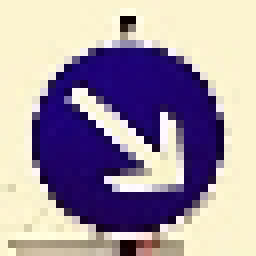
#> input picture 3.CarND-Traffic-Sign-Classifier-Project/sign_examples/1.png, 32 x 32 px (shown 8 times larger); its folder holds 4 pictures in this run
$ jupyter execute --allow-errors traffic_sign_classifier.ipynb   (shell and % lines are left out)
#> lines starting #> are read from the running program, lines starting #| are printed output that depends on the picture
# Self-Driving Car Engineer Nanodegree

## Deep Learning

## Project: Build a Traffic Sign Recognition Classifier

In this notebook, a template is provided for you to implement your functionality in stages, which is required to successfully complete this project. If additional code is required that cannot be included in the notebook, be sure that the Python code is successfully imported and included in your submission if necessary.

> **Note**: Once you have completed all of the code implementations, you need to finalize your work by exporting the iPython Notebook as an HTML document. Before exporting the notebook to html, all of the code cells need to have been run so that reviewers can see the final implementation and output. You can then export the notebook by using the menu above and navigating to  \n",
    "**File -> Download as -> HTML (.html)**. Include the finished document along with this notebook as your submission.

In addition to implementing code, there is a writeup to complete. The writeup should be completed in a separate file, which can be either a markdown file or a pdf document. There is a [write up template](https://github.com/udacity/CarND-Traffic-Sign-Classifier-Project/blob/master/writeup_template.md) that can be used to guide the writing process. Completing the code template and writeup template will cover all of the [rubric points](https://review.udacity.com/#!/rubrics/481/view) for this project.

The [rubric](https://review.udacity.com/#!/rubrics/481/view) contains "Stand Out Suggestions" for enhancing the project beyond the minimum requirements. The stand out suggestions are optional. If you decide to pursue the "stand out suggestions", you can include the code in this Ipython notebook and also discuss the results in the writeup file.

>**Note:** Code and Markdown cells can be executed using the **Shift + Enter** keyboard shortcut. In addition, Markdown cells can be edited by typically double-clicking the cell to enter edit mode.

---
## Step 0: Load The Data

[cell 1]
# Load pickled data
import pickle

# TODO: Fill this in based on where you saved the training and testing data

training_file ='./traffic_signs_data/train.p'
validation_file='./traffic_signs_data/valid.p'
testing_file ='./traffic_signs_data/test.p'

#> (the rest of this cell did not finish here and is left out)

---

## Step 1: Dataset Summary & Exploration

The pickled data is a dictionary with 4 key/value pairs:

- `'features'` is a 4D array containing raw pixel data of the traffic sign images, (num examples, width, height, channels).
- `'labels'` is a 1D array containing the label/class id of the traffic sign. The file `signnames.csv` contains id -> name mappings for each id.
- `'sizes'` is a list containing tuples, (width, height) representing the original width and height the image.
- `'coords'` is a list containing tuples, (x1, y1, x2, y2) representing coordinates of a bounding box around the sign in the image. **THESE COORDINATES ASSUME THE ORIGINAL IMAGE. THE PICKLED DATA CONTAINS RESIZED VERSIONS (32 by 32) OF THESE IMAGES**

Complete the basic data summary below. Use python, numpy and/or pandas methods to calculate the data summary rather than hard coding the results. For example, the [pandas shape method](http://pandas.pydata.org/pandas-docs/stable/generated/pandas.DataFrame.shape.html) might be useful for calculating some of the summary results.

### Provide a Basic Summary of the Data Set Using Python, Numpy and/or Pandas

#> (a cell that did not finish here is left out)

### Include an exploratory visualization of the dataset

Visualize the German Traffic Signs Dataset using the pickled file(s). This is open ended, suggestions include: plotting traffic sign images, plotting the count of each sign, etc.

The [Matplotlib](http://matplotlib.org/) [examples](http://matplotlib.org/examples/index.html) and [gallery](http://matplotlib.org/gallery.html) pages are a great resource for doing visualizations in Python.

**NOTE:** It's recommended you start with something simple first. If you wish to do more, come back to it after you've completed the rest of the sections. It can be interesting to look at the distribution of classes in the training, validation and test set. Is the distribution the same? Are there more examples of some classes than others?

[cell 3]
### Data exploration visualization code goes here.
### Feel free to use as many code cells as needed.
import matplotlib.pyplot as plt
import random
# Visualizations will be shown in the notebook.

plt.figure(figsize=(18, 18))
#> (the rest of this cell did not finish here and is left out)

----

## Step 2: Design and Test a Model Architecture

Design and implement a deep learning model that learns to recognize traffic signs. Train and test your model on the [German Traffic Sign Dataset](http://benchmark.ini.rub.de/?section=gtsrb&subsection=dataset).

The LeNet-5 implementation shown in the [classroom](https://classroom.udacity.com/nanodegrees/nd013/parts/fbf77062-5703-404e-b60c-95b78b2f3f9e/modules/6df7ae49-c61c-4bb2-a23e-6527e69209ec/lessons/601ae704-1035-4287-8b11-e2c2716217ad/concepts/d4aca031-508f-4e0b-b493-e7b706120f81) at the end of the CNN lesson is a solid starting point. You'll have to change the number of classes and possibly the preprocessing, but aside from that it's plug and play!

With the LeNet-5 solution from the lecture, you should expect a validation set accuracy of about 0.89. To meet specifications, the validation set accuracy will need to be at least 0.93. It is possible to get an even higher accuracy, but 0.93 is the minimum for a successful project submission.

There are various aspects to consider when thinking about this problem:

- Neural network architecture (is the network over or underfitting?)
- Play around preprocessing techniques (normalization, rgb to grayscale, etc)
- Number of examples per label (some have more than others).
- Generate fake data.

Here is an example of a [published baseline model on this problem](http://yann.lecun.com/exdb/publis/pdf/sermanet-ijcnn-11.pdf). It's not required to be familiar with the approach used in the paper but, it's good practice to try to read papers like these.

### Pre-process the Data Set (normalization, grayscale, etc.)

Minimally, the image data should be normalized so that the data has mean zero and equal variance. For image data, `(pixel - 128)/ 128` is a quick way to approximately normalize the data and can be used in this project.

Other pre-processing steps are optional. You can try different techniques to see if it improves performance.

Use the code cell (or multiple code cells, if necessary) to implement the first step of your project.

[cell 4]
# import basic lib
import cv2
import numpy as np
import tensorflow as tf
from sklearn.utils import shuffle

#### IMAGE AUGMENTATION

[cell 5]
from imgaug import augmenters as iaa
#> (the rest of this cell did not finish here and is left out)

#> (a cell that did not finish here is left out)

[cell 7]
# Grayscale
def convert_rgb_to_gray(X_data):
    grays = []
    for i in range(len(X_data)):
        gray = cv2.cvtColor(X_data[i], cv2.COLOR_RGB2GRAY)
        grays.append(gray)
    # gray with shape of (32, 32), need reshape to (32, 32, 1)
    X_data = np.reshape(grays, (-1, 32, 32, 1))
    return X_data

[cell 8]
# Normalize
def normalize(X_data):
    norms = []
    for i in range(len(X_data)):
        img = X_data[i]
        cv2.normalize(img, img, 0, 10, norm_type=cv2.NORM_MINMAX)
        norms.append(img)
    X_data = norms
    return X_data

#> (a cell that did not finish here is left out)

[cell 10]
### Data exploration visualization code goes here.
### Feel free to use as many code cells as needed.
import matplotlib.pyplot as plt
import random
# Visualizations will be shown in the notebook.

plt.figure(figsize=(18, 18))
#> (the rest of this cell did not finish here and is left out)

### Model Architecture

[cell 11]
from tensorflow.contrib.layers import flatten

# [59 lines left out: function LeNet, not called in this run]

### Train, Validate and Test the Model
A validation set can be used to assess how well the model is performing. A <b>low accuracy</b> on the training and validation
sets imply <b>underfitting</b>. A <b>high accuracy</b> on the training set but low accuracy on the validation set implies <b>overfitting</b>.

x is a placeholder for a batch of input images. y is a placeholder for a batch of output labels.

#> (a cell that did not finish here is left out)

#### Training Pipeline
Create a training pipeline that uses the model to classify data.

[cell 13]
# Learning rate
rate = 0.001
# Pass input data to the LeNet function
#> (the rest of this cell did not finish here and is left out)

### Model Evaluation
Evaluate how well the <b>loss</b> and <b>accuracy</b> of the model for a given dataset.

#> (a cell that did not finish here is left out)

[cell 15]
EPOCHS = 20
BATCH_SIZE = 128

# Create the TensorFlow session and Initialize the variables
#> (the rest of this cell did not finish here and is left out)

## Evaluate the Model
Evaluate the performance of the model on the test set.

#> (a cell that did not finish here is left out)

---

## Step 3: Test a Model on New Images

To give yourself more insight into how your model is working, download at least five pictures of German traffic signs from the web and use your model to predict the traffic sign type.

You may find `signnames.csv` useful as it contains mappings from the class id (integer) to the actual sign name.

### Load and Output the Images

[cell 17]
import os
sign_examples_dir = './sign_examples/'
sign_examples_list = os.listdir(sign_examples_dir)
print('total num of image :', len(sign_examples_list))

my_test_data = []
for image_name in sign_examples_list:
    #print(image_name)
    image_bgr = cv2.imread(sign_examples_dir + image_name)
#> image_bgr is the input picture: shape (32, 32, 3); mean B, G, R 163.9, 150.4, 164.5
    image_rgb = cv2.cvtColor(image_bgr, cv2.COLOR_BGR2RGB)
    if (image_rgb.shape != (32, 32, 3)):
        my_test_data.append(cv2.resize(image_rgb, (32, 32)))
    else :
        my_test_data.append(image_rgb)
print('input shape :' + str(my_test_data[0].shape))
#| input shape :(32, 32, 3)

my_test_label = [1, 3, 11, 0, 14, 38, 33]
#> my_test_label = [1, 3, 11, 0, 14, 38, 33]

[cell 18]
plt.figure(figsize=(10, 10))
for i in range(len(sign_examples_list)):
    image = my_test_data[i]
    plt.subplot(1, 8, i + 1)
    plt.axis('off')
    plt.title('label:{0}'.format(my_test_label[i]))
    plt.imshow(image)
#> this loop made 4 passes
#> pass 2, `image = my_test_data[i]`:
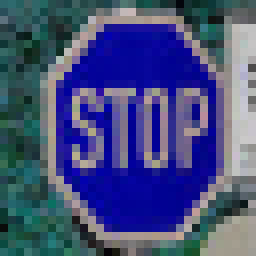
#> image: shape (32, 32, 3) (shown 8 times larger); mean of channels 0, 1, 2 124.5, 77.7, 67.6; drawn as B, G, R
#> pass 3, `image = my_test_data[i]`:
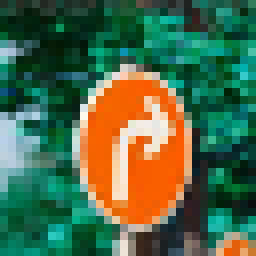
#> image: shape (32, 32, 3) (shown 8 times larger); mean of channels 0, 1, 2 73.4, 105.4, 76.7; drawn as B, G, R
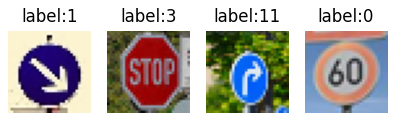
#> figure drawn by matplotlib, 4 panels

### Predict the Sign Type for Each Image

[cell 19]
# convert image from rgb to gray
my_test_data_gray = convert_rgb_to_gray(my_test_data)
#> the loop in convert_rgb_to_gray, `for i in range(len(X_data)):` made 4 passes
#> pass 1, in convert_rgb_to_gray, `gray = cv2.cvtColor(X_data[i], cv2.COLOR_RGB2GRAY)`:
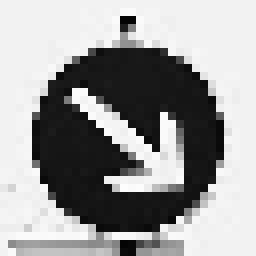
#> gray: shape (32, 32) (shown 8 times larger); min 4, max 253, mean 156.1
#> pass 2, in convert_rgb_to_gray, `gray = cv2.cvtColor(X_data[i], cv2.COLOR_RGB2GRAY)`:
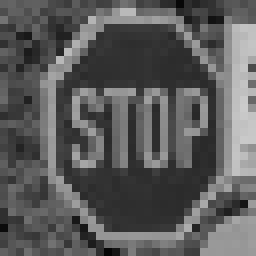
#> gray: shape (32, 32) (shown 8 times larger); min 5, max 203, mean 90.5
#> pass 3, in convert_rgb_to_gray, `gray = cv2.cvtColor(X_data[i], cv2.COLOR_RGB2GRAY)`:
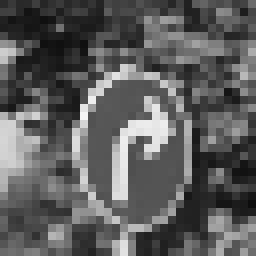
#> gray: shape (32, 32) (shown 8 times larger); min 13, max 245, mean 92.6
# nomalize image
my_test_data_aug = normalize(my_test_data_gray)
#> after the loop in normalize, `for i in range(len(X_data)):`:
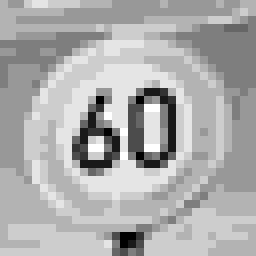
#> img: shape (32, 32, 1) (shown 8 times larger); min 0, max 10, mean 6.78; drawn with min black and max white

[cell 20]
plt.figure(figsize=(10, 10))
for i in range(len(sign_examples_list)):
    image = my_test_data_aug[i].squeeze()
    plt.subplot(1, 8, i + 1)
    plt.axis('off')
    plt.title('label:{0}'.format(my_test_label[i]))
    plt.imshow(image, cmap='gray')
#> this loop made 4 passes
#> pass 2, `image = my_test_data_aug[i].squeeze()`:
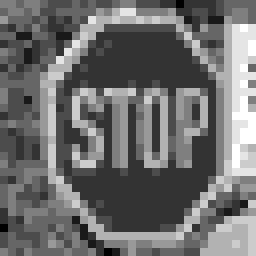
#> image: shape (32, 32) (shown 8 times larger); min 0, max 10, mean 4.29; drawn with min black and max white
#> pass 3, `image = my_test_data_aug[i].squeeze()`:
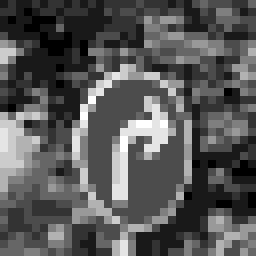
#> image: shape (32, 32) (shown 8 times larger); min 0, max 10, mean 3.42; drawn with min black and max white
